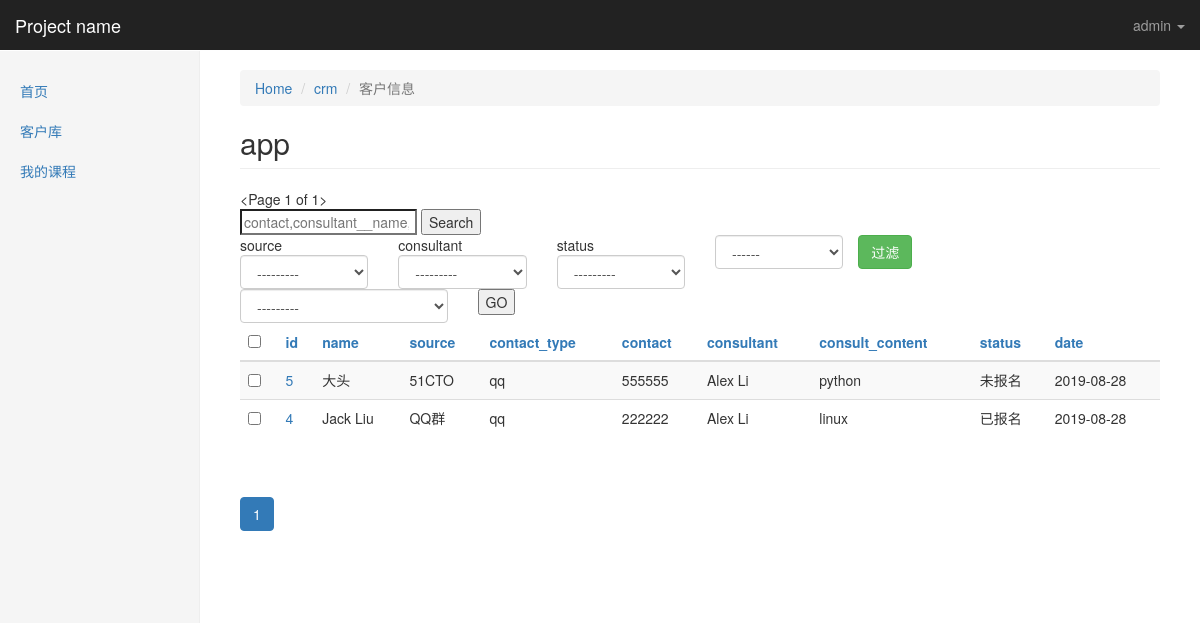
Before: /kingadmin/crm/customerinfo/ (signed in) with the older database file.
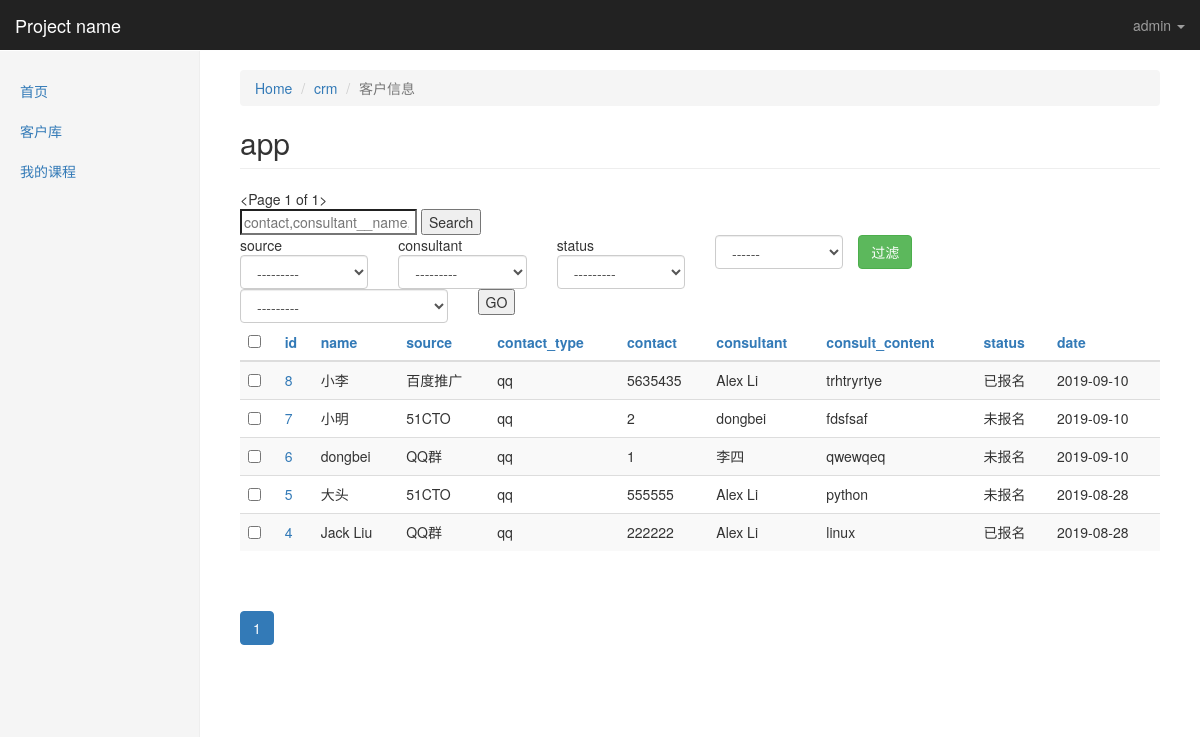
After: the same page with the newer database file.
### crm/models.py (models this page shows, shortened)
class Menus(models.Model):
    name = models.CharField(max_length=64)
    url_type_choices = ((0,'absolute'),(1,'dynamic'))
    url_type = models.SmallIntegerField(choices=url_type_choices,default=0)
    url_name = models.CharField(max_length=128)
    class Meta:
        unique_together = ('name','url_name')

class CustomerInfo(models.Model):
    name = models.CharField(max_length=64,default=None)
    contact_type_choices = ((0,'qq'),(1,'微信'),(2,'手机'))
    contact_type = models.SmallIntegerField(choices=contact_type_choices,default=0)
    contact = models.CharField(max_length=64,unique=True)
    source_choices = ((0,'QQ群'),
                      (1,'51CTO'),
                      (2,'百度推广'),
                      (3,'知乎'),
                      (4,'转介绍'),
                      (5,'其它'),
                      )
    source = models.SmallIntegerField(choices=source_choices)
    referral_from = models.ForeignKey("self",blank=True,null=True,verbose_name="转介绍",on_delete=models.CASCADE)
    consult_courses = models.ManyToManyField("Course",verbose_name="咨询课程")
    consult_content = models.TextField(verbose_name="咨询内容")
    status_choices = ((0,'未报名'),(1,'已报名'),(2,'已退学'))
    status = models.SmallIntegerField(choices=status_choices)
    consultant = models.ForeignKey("UserProfile",verbose_name="课程顾问",on_delete=models.CASCADE)
    date = models.DateField(auto_now_add=True)
    class Meta:
        verbose_name="客户信息"
        verbose_name_plural="客户信息"

class UserProfile(models.Model):
    user = models.OneToOneField(User,on_delete=models.CASCADE)
    name = models.CharField(max_length=64,verbose_name="姓名")
    role = models.ManyToManyField("Role",blank=True,null=True)
    def __str__(self): #__unicode__
        return self.name

### kingadmin/views.py (the view, shortened to what this page needs)
# urls.py: url(r'^(\w+)/(\w+)/$', views.table_obj_list, name="table_obj_list"),
@login_required
def table_obj_list(request,app_name,model_name):
    admin_class = site.enabled_admins[app_name][model_name]
    querysets = admin_class.model.objects.all().order_by('-id')
    querysets,filter_condtions  = get_filter_result(request,querysets)
    admin_class.filter_condtions = filter_condtions
    querysets = get_serached_result(request,querysets,admin_class)
    admin_class.search_key = request.GET.get('_q','')
    querysets,sorted_column = get_orderby_result(request,querysets,admin_class)
    paginator = Paginator(querysets, admin_class.list_per_page) # Show 25 contacts per page
    page = request.GET.get('_page')
    try:
        querysets = paginator.page(page)
    except PageNotAnInteger:
        querysets = paginator.page(1)
    except EmptyPage:
        querysets = paginator.page(paginator.num_pages)
    print(request.GET)
    return render(request,'kingadmin/table_obj_list.html', locals())

### kingadmin/templatetags/kingadmin_tags.py (called while the page is built, shortened)
@register.simple_tag
def  build_table_row(obj,admin_class):
    ele = ""
    if admin_class.list_display:
        for index,column_name in enumerate(admin_class.list_display):
            column_obj = admin_class.model._meta.get_field(column_name)
            if column_obj.choices: #get_xxx_display
                column_data = getattr(obj,'get_%s_display'% column_name)()
            else:
                column_data = getattr(obj,column_name)
            td_ele = "<td>%s</td>" % column_data
            if index == 0:
                td_ele = "<td><a href='%s/change/'>%s</a></td>"% (obj.id,column_data)
            ele += td_ele
    else:
        td_ele = "<td><a href='%s/change/'>%s</a></td>" % (obj.id,obj)
        ele += td_ele
    return mark_safe(ele)

@register.simple_tag
def get_sorted_column(column,sorted_column,forloop):
    if column in sorted_column:#这一列被排序了,
        last_sort_index = sorted_column[column]
        if last_sort_index.startswith('-'):
            this_time_sort_index = last_sort_index.strip('-')
        else:
            this_time_sort_index = '-%s' % last_sort_index
        return this_time_sort_index
    else:
        return forloop

@register.simple_tag
def render_filtered_args(admin_class,render_html=True):
    if admin_class.filter_condtions:
        ele = ''
        for k,v in admin_class.filter_condtions.items():
            ele += '&%s=%s' %(k,v)
        if render_html:
            return mark_safe(ele)
        else:
            return ele
    else:
        return ''

@register.simple_tag
def render_sorted_arrow(column,sorted_column):
    return ''

@register.simple_tag
def render_paginator(querysets,admin_class,sorted_column):
    ele = '''
      <ul class="pagination">
    '''
    for i in querysets.paginator.page_range:
        if abs(querysets.number - i) < 2 :#display btn
            active = ''
            if querysets.number == i : #current page
                active = 'active'
            filter_ele = render_filtered_args(admin_class)
            sorted_ele = ''
            if sorted_column:
                sorted_ele = '&_o=%s' % list(sorted_column.values())[0]
            p_ele = '''<li class="%s"><a href="?_page=%s%s%s">%s</a></li>'''  % (active,i,filter_ele,sorted_ele,i)
            ele += p_ele
    ele += "</ul>"
    return mark_safe(ele)

@register.simple_tag
def get_current_sorted_column_index(sorted_column):
    return list(sorted_column.values())[0] if sorted_column else ''

### kingadmin/templates/kingadmin/table_obj_list.html (shortened to what this page needs)
{% extends 'kingadmin/index.html' %}
{% load kingadmin_tags %}
{% block  right-content-container %}
    <ol class="breadcrumb">
      <li><a href="/kingadmin/">Home</a></li>
      <li><a href="/kingadmin/{{ app_name }}">{{ app_name }}</a></li>
      <li class="active">{% get_model_verbose_name admin_class %}</li>
    </ol>
<h2 class="page-header">app</h2>
<div>
        {{ querysets }}
        <form>
            <input type="search" placeholder="{% for s in admin_class.search_fields %}{{ s }},{% endfor %}" name="_q" value="{{ admin_class.search_key }}">
            <input type="submit" value="Search">
        </form>
        <div class="row">
            {% if  admin_class.list_filter %}
            <form >
                {% for filter_column in admin_class.list_filter %}
                   {% build_filter_ele filter_column admin_class %}
                {% endfor %}
                <input class="btn btn-success" type="submit" value="过滤">
            </form>
            {% endif %}
        </div>
        <form onsubmit="return ActionCheck(this)" method="post">{% csrf_token %}
            <div class="row">
                <div class="col-lg-3">
                    <select class="form-control" name="action" >
                            <option value="">---------</option>
                    </select>
                </div>
                <div class="col-lg-2">
                    <input type="submit" value="GO">
                </div>
            </div>
        </form>
        <table class="table table-striped">
            <thead>
                <tr>
                    {% if admin_class.list_display %}
                        <th><input type="checkbox" onclick="SelectAllObjs(this)"></th>
                        {% for column in admin_class.list_display %}
                            <th><a href="?_o={% get_sorted_column column sorted_column forloop.counter0 %}{% render_filtered_args admin_class%}">
                                {{ column }}
                            </a></th>
                        {% endfor %}
                    {% else %}
                        <th>{% get_model_name admin_class %}</th>
                    {% endif %}
                </tr>
            </thead>
            <tbody>
                {% for obj in querysets %}
                    <tr>
                        <td><input row-select="true"  type="checkbox" value="{{ obj.id }}"></td>
                        {%  build_table_row obj admin_class %}
                    </tr>
                {% endfor %}
            </tbody>
        </table>
        <div class="pagination">
            {% render_paginator querysets admin_class sorted_column %}
        </div>
</div>
{% endblock %}

### kingadmin/templates/kingadmin/index.html (shortened to what this page needs)
{% extends 'base.html' %}
{% block body %}
<nav class="navbar navbar-inverse navbar-fixed-top">
  <div class="container-fluid">
    <div class="navbar-header">
      <a class="navbar-brand" href="#">{% block pro_name %}Project name{% endblock %}</a>
    </div>
    <div id="navbar" class="navbar-collapse collapse">
      <ul class="nav navbar-nav navbar-right">
        <li class="dropdown ">
          <a href="#" class="dropdown-toggle" data-toggle="dropdown" role="button" >{{ request.user }} <span class="caret"></span></a>
        </li>
      </ul>
    </div>
  </div>
</nav>
<div class="container-fluid">
  <div class="row">
    <div class="col-sm-3 col-md-2 sidebar">
      <ul class="nav nav-sidebar">
        {% for role in  request.user.userprofile.role.select_related %}
            {% for menu in role.menus.select_related %}
                <li><a href="{% if menu.url_type == 0 %}{{ menu.url_name }}{% else %}{% url menu.url_name %}{% endif %}">{{ menu.name }}</a></li>
             {% endfor %}
         {% endfor %}
      </ul>
    </div>
    <div class="col-sm-9 col-sm-offset-3 col-md-10 col-md-offset-2 main">
      {% block  right-content-container %}{% endblock %}
    </div>
  </div>
</div>
{% endblock %}

### templates/base.html (shortened to what this page needs)
<!DOCTYPE html>
<html lang="zh-CN"><head><meta http-equiv="Content-Type" content="text/html; charset=UTF-8">
    <link href="/static/css/bootstrap.min.css" rel="stylesheet">
    <link href="/static/css/ie10-viewport-bug-workaround.css" rel="stylesheet">
    <link href="/static/css/dashboard.css" rel="stylesheet">
  </head>
  <body>
    {% block  body %}
    {% endblock %}
</body></html>

### statics/css/dashboard.css (style rules this page uses)
body { padding-top: 50px; }
.navbar-fixed-top { border: 0; }
.sidebar { display: none; }
@media (min-width: 768px) { .sidebar { position: fixed; top: 51px; bottom: 0; left: 0; z-index: 1000; display: block; padding: 20px; overflow-x: hidden; overflow-y: auto; background-color: #f5f5f5; border-right: 1px solid #eee; } }
.nav-sidebar { margin-right: -21px; margin-bottom: 20px; margin-left: -20px; }
.nav-sidebar > li > a { padding-right: 20px; padding-left: 20px; }
.main { padding: 20px; }
@media (min-width: 768px) { .main { padding-right: 40px; padding-left: 40px; } }
.main .page-header { margin-top: 0; }

Changed rows visible on the page:
added CustomerInfo: id+name+source "8 小李 百度推广 qq 5635435 Alex Li trhtryrtye 已报名 2019-09-10"
added CustomerInfo: id+name+source "7 小明 51CTO qq 2 dongbei fdsfsaf 未报名 2019-09-10"
added CustomerInfo: id+name+source "6 dongbei QQ群 qq 1 李四 qwewqeq 未报名 2019-09-10"
